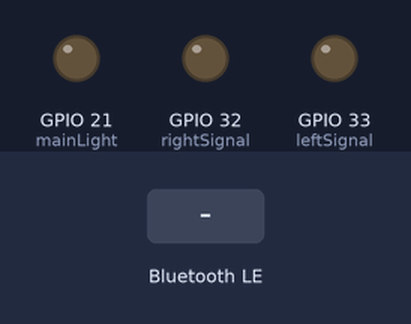
Recording of a program running on a simulated ESP32. Parts: output pins drawn as LEDs (lit = HIGH). Dashed ring = blinking. The test bench sets the inputs (shaded band). Nothing arrives over Bluetooth unless stated; a phone connects over Bluetooth LE 3 s after start; what the program prints to the serial monitor is not drawn.

Above: at 1.2 s.
1.3 s: Bluetooth LE write "LEFT" received
At 1.5 s:
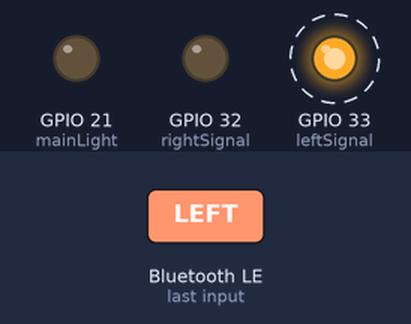
4.3 s: Bluetooth LE write "TOGGLE" received
At 4.7 s:
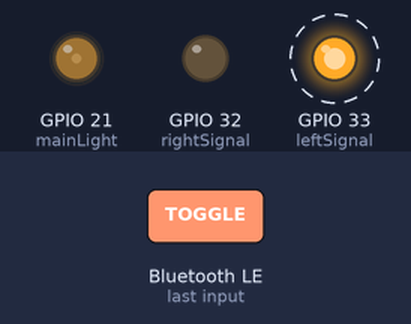
7.3 s: Bluetooth LE write "CYCLE" received
At 7.91 s:
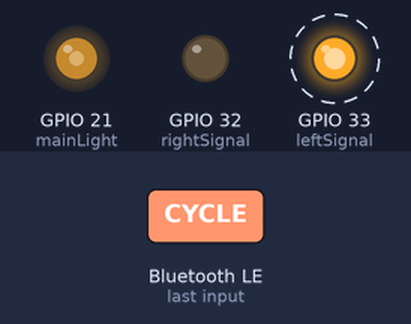
10.3 s: Bluetooth LE write "RIGHT" received
At 10.42 s:
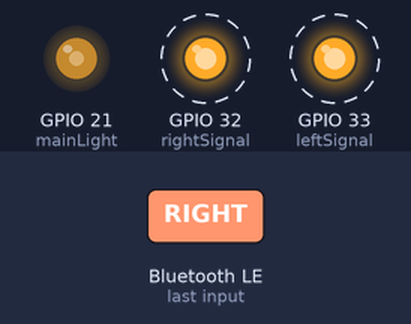
13.3 s: Bluetooth LE write "TOGGLE" received
At 13.63 s:
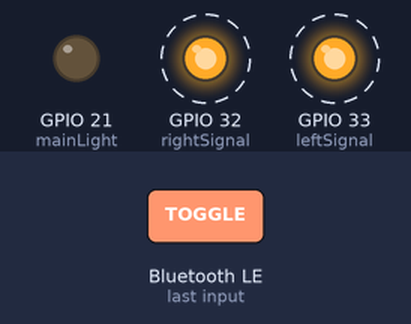
Timing chart, 0 to 17.3 s (numbered marks = the images above; inputs shaded):
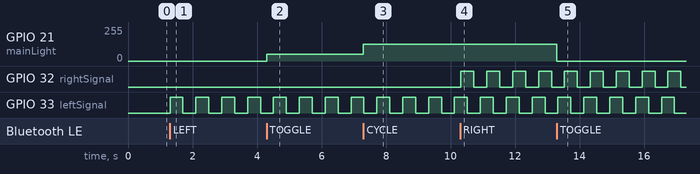

Measured:
- after the input at 1.3 s, GPIO 33 (leftSignal): alternates HIGH for 0.40 s and LOW for 0.40 s, starting at once
- after the input at 4.3 s, GPIO 21 (mainLight): 0/255 → 50/255 at once
- after the input at 7.3 s, GPIO 21 (mainLight): 50/255 → 127/255 at once
- after the input at 10.3 s, GPIO 32 (rightSignal): alternates HIGH for 0.40 s and LOW for 0.40 s, starting at once
- after the input at 13.3 s, GPIO 21 (mainLight): 127/255 → 0/255 at once

The program:

main.cpp
```cpp
#include <Arduino.h>
#include <BLEDevice.h>
#include <BLEUtils.h>
#include <BLEServer.h>

// LED Pins
#define mainLight 21
#define leftSignal 33
#define rightSignal 32

// Main Light State
bool mainLightState = false;
uint8_t brightnessLvl[] = {50, 127, 255};
uint8_t brightnessIndex = 0;

// Left Signal State
bool leftIsFlashing = false;
bool leftLightState = LOW;
unsigned long leftLastFlashToggle = 0;

// Right Signal State
bool rightIsFlashing = false;
bool rightLightState = LOW;
unsigned long rightLastFlashToggle = 0;

const unsigned long flashInterval = 400;

// BLE UUIDs
#define SERVICE_UUID        "12345678-1234-5678-1234-56789abcdef0"
#define CHARACTERISTIC_UUID "abcdef12-3456-7890-abcd-ef1234567890"

// Connection status tracking
bool bleConnected = false;

// Global BLE characteristic pointer for notifications
BLECharacteristic* commandCharacteristic;

// BLE Server Callbacks
class MyServerCallbacks : public BLEServerCallbacks {
  void onConnect(BLEServer* pServer) override {
    bleConnected = true;
    Serial.println("✅ BLE client connected!");
  }

  void onDisconnect(BLEServer* pServer) override {
    bleConnected = false;
    Serial.println("❌ BLE client disconnected!");
    BLEDevice::startAdvertising();  // keep advertising
  }
};

// BLE Write Handler
class BLECommandCallbacks : public BLECharacteristicCallbacks {
  void onWrite(BLECharacteristic *pCharacteristic) {
    std::string value = pCharacteristic->getValue();
    if (value.length() == 0) return;

    Serial.print("BLE Command Received: ");
    Serial.println(value.c_str());

    if (value == "TOGGLE") {
      mainLightState = !mainLightState;
      if (mainLightState) {
        analogWrite(mainLight, brightnessLvl[brightnessIndex]);
        Serial.println("Main light ON");
        std::string stateMsg = mainLightState ? "STATE:ON" : "STATE:OFF";
        commandCharacteristic->setValue(stateMsg);
        commandCharacteristic->notify();
      } else {
        analogWrite(mainLight, 0);
        Serial.println("Main light OFF");
        std::string stateMsg = mainLightState ? "STATE:ON" : "STATE:OFF";
        commandCharacteristic->setValue(stateMsg);
        commandCharacteristic->notify();
      }
    }

    else if (value == "CYCLE") {
      if (mainLightState) {
        brightnessIndex = (brightnessIndex + 1) % 3;
        analogWrite(mainLight, brightnessLvl[brightnessIndex]);
        Serial.print("Brightness cycled to: ");
        Serial.println(brightnessLvl[brightnessIndex]);
        std::string notifyMsg = "BRIGHTNESS:" + std::to_string(brightnessLvl[brightnessIndex]);
        commandCharacteristic->setValue(notifyMsg);
        commandCharacteristic->notify();
      } else {
        Serial.println("Main light is off — not cycling brightness");
      }
    }

    else if (value == "LEFT") {
      leftIsFlashing = !leftIsFlashing;
      Serial.println(leftIsFlashing ? "Left signal ON" : "Left signal OFF");
    }

    else if (value == "RIGHT") {
      rightIsFlashing = !rightIsFlashing;
      Serial.println(rightIsFlashing ? "Right signal ON" : "Right signal OFF");
    }

    else if (value.rfind("BRIGHTNESS:", 0) == 0) {
      int newBrightness = atoi(value.substr(11).c_str());
      newBrightness = constrain(newBrightness, 0, 255);  // Ensure valid range
      analogWrite(mainLight, newBrightness);
      mainLightState = (newBrightness > 0);  // Update state accordingly
      Serial.print("Main light brightness set to: ");
      Serial.println(newBrightness);
      std::string notifyMsg = "BRIGHTNESS:" + std::to_string(newBrightness);
      commandCharacteristic->setValue(notifyMsg);
      commandCharacteristic->notify();
      // Also notify light state
      std::string stateMsg = mainLightState ? "STATE:ON" : "STATE:OFF";
      commandCharacteristic->setValue(stateMsg);
      commandCharacteristic->notify();
    }
  }
};

void setup() {
  Serial.begin(115200);

  pinMode(mainLight, OUTPUT);
  pinMode(leftSignal, OUTPUT);
  pinMode(rightSignal, OUTPUT);
  analogWrite(mainLight, 0);
  digitalWrite(leftSignal, LOW);
  digitalWrite(rightSignal, LOW);

  // BLE Setup
  BLEDevice::init("HalosBeam-BLE");
  BLEServer *pServer = BLEDevice::createServer();
  pServer->setCallbacks(new MyServerCallbacks());

  BLEService *pService = pServer->createService(SERVICE_UUID);

  commandCharacteristic = pService->createCharacteristic(
    CHARACTERISTIC_UUID,
    BLECharacteristic::PROPERTY_WRITE |
    BLECharacteristic::PROPERTY_NOTIFY
  );

  commandCharacteristic->setCallbacks(new BLECommandCallbacks());

  pService->start();

  BLEAdvertising *pAdvertising = BLEDevice::getAdvertising();
  pAdvertising->addServiceUUID(SERVICE_UUID);
  pAdvertising->start();

  Serial.println("🚀 BLE server ready and advertising.");
}

void loop() {
  // Blinking left signal
  if (leftIsFlashing) {
    if (millis() - leftLastFlashToggle >= flashInterval) {
      leftLastFlashToggle = millis();
      leftLightState = !leftLightState;
      digitalWrite(leftSignal, leftLightState);
    }
  } else {
    digitalWrite(leftSignal, LOW);
  }

  // Blinking right signal
  if (rightIsFlashing) {
    if (millis() - rightLastFlashToggle >= flashInterval) {
      rightLastFlashToggle = millis();
      rightLightState = !rightLightState;
      digitalWrite(rightSignal, rightLightState);
    }
  } else {
    digitalWrite(rightSignal, LOW);
  }

  // Optional: Debug connection status every 5s
  static unsigned long lastStatusCheck = 0;
  if (millis() - lastStatusCheck > 5000) {
    lastStatusCheck = millis();
    Serial.print("BLE Connected: ");
    Serial.println(bleConnected ? "Yes" : "No");
  }

  delay(50);
}
```
